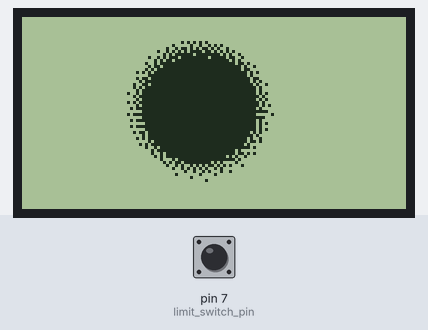
Simulated run of this sketch. Board: Arduino Uno, built with avr-gcc and run on an emulated ATmega328P. On the bench: 128×64 one-colour display. The inputs (shaded band) are chosen by the test bench; at power-on: pin 7 (limit_switch_pin) LOW. What the sketch prints to the serial monitor is not drawn.

Above: at 0.1 s.

The sketch:

Indestru_phone.ino
```cpp
#include <Arduino.h>
#include <U8g2lib.h>
#include "images.h"
#include <SPI.h>
#include <Wire.h>

const int clock_pin = 13;
const int data_pin = 11;
const int CS_pin = 10;
const int reset_pin = 8;
const int limit_switch_pin = 7;


static const unsigned char myBitmap [] PROGMEM = {
  0x00, 0x00, 0x00, 0x00, 0x00, 0x00, 0x00, 0x00, 0x00, 0x00, 0x00, 0x00,
  0x00, 0x00, 0x00, 0x00, 0x00, 0x00, 0x00, 0x00, 0x00, 0x00, 0x00, 0x00,
  0x00, 0x00, 0x00, 0x00, 0x00, 0x00, 0x00, 0x00, 0x00, 0x00, 0x00, 0x00,
  0x00, 0x00, 0x00, 0x00, 0x00, 0x00, 0x00, 0x00, 0x00, 0x00, 0x00, 0x00,
  0x00, 0x00, 0x00, 0x00, 0x00, 0x00, 0x00, 0x00, 0x00, 0x00, 0x00, 0x00,
  0x00, 0x00, 0x00, 0x00, 0x00, 0x00, 0x00, 0x00, 0x00, 0x00, 0x00, 0x00,
  0x00, 0x00, 0x00, 0x00, 0x00, 0x00, 0x00, 0x00, 0x00, 0x00, 0x00, 0x00,
  0x00, 0x00, 0x00, 0x00, 0x00, 0x00, 0x00, 0x00, 0x00, 0x00, 0x00, 0x00,
  0x00, 0x00, 0x00, 0x00, 0x00, 0x00, 0x00, 0x00, 0x00, 0x00, 0x00, 0x00,
  0x00, 0x00, 0x00, 0x00, 0x00, 0x00, 0x00, 0x00, 0x00, 0x00, 0x00, 0x00,
  0x00, 0x00, 0x00, 0x00, 0x00, 0x00, 0x00, 0x00, 0x00, 0x00, 0x00, 0x00,
  0x00, 0x00, 0xa0, 0x2a, 0x00, 0x00, 0x00, 0x00, 0x00, 0x00, 0x00, 0x00,
  0x00, 0x00, 0x00, 0x00, 0x00, 0x00, 0x04, 0x49, 0x05, 0x00, 0x00, 0x00,
  0x00, 0x00, 0x00, 0x00, 0x00, 0x00, 0x00, 0x00, 0x00, 0x00, 0x69, 0xb5,
  0x12, 0x00, 0x00, 0x00, 0x00, 0x00, 0x00, 0x00, 0x00, 0x00, 0x00, 0x00,
  0x00, 0x20, 0x55, 0x6f, 0x55, 0x00, 0x00, 0x00, 0x00, 0x00, 0x00, 0x00,
  0x00, 0x00, 0x00, 0x00, 0x00, 0x80, 0xfa, 0xfd, 0x2b, 0x01, 0x00, 0x00,
  0x00, 0x00, 0x00, 0x00, 0x00, 0x00, 0x00, 0x00, 0x00, 0xa4, 0xee, 0xbf,
  0x6f, 0x02, 0x00, 0x00, 0x00, 0x00, 0x00, 0x00, 0x00, 0x00, 0x00, 0x00,
  0x00, 0x50, 0xfb, 0xff, 0x5f, 0x01, 0x00, 0x00, 0x00, 0x00, 0x00, 0x00,
  0x00, 0x00, 0x00, 0x00, 0x00, 0xd2, 0xff, 0xff, 0x7f, 0x0b, 0x00, 0x00,
  0x00, 0x00, 0x00, 0x00, 0x00, 0x00, 0x00, 0x00, 0x00, 0xb4, 0xff, 0xff,
  0xff, 0x25, 0x00, 0x00, 0x00, 0x00, 0x00, 0x00, 0x00, 0x00, 0x00, 0x00,
  0x00, 0xea, 0xff, 0xff, 0xff, 0x0d, 0x00, 0x00, 0x00, 0x00, 0x00, 0x00,
  0x00, 0x00, 0x00, 0x00, 0x40, 0xf5, 0xff, 0xff, 0xff, 0x57, 0x00, 0x00,
  0x00, 0x00, 0x00, 0x00, 0x00, 0x00, 0x00, 0x00, 0x00, 0xfc, 0xff, 0xff,
  0xff, 0x17, 0x00, 0x00, 0x00, 0x00, 0x00, 0x00, 0x00, 0x00, 0x00, 0x00,
  0x40, 0xfb, 0xff, 0xff, 0xff, 0x6f, 0x00, 0x00, 0x00, 0x00, 0x00, 0x00,
  0x00, 0x00, 0x00, 0x00, 0x80, 0xfe, 0xff, 0xff, 0xff, 0xaf, 0x00, 0x00,
  0x00, 0x00, 0x00, 0x00, 0x00, 0x00, 0x00, 0x00, 0x20, 0xfb, 0xff, 0xff,
  0xff, 0x5f, 0x02, 0x00, 0x00, 0x00, 0x00, 0x00, 0x00, 0x00, 0x00, 0x00,
  0xa0, 0xfe, 0xff, 0xff, 0xff, 0xbf, 0x00, 0x00, 0x00, 0x00, 0x00, 0x00,
  0x00, 0x00, 0x00, 0x00, 0x40, 0xff, 0xff, 0xff, 0xff, 0xbf, 0x00, 0x00,
  0x00, 0x00, 0x00, 0x00, 0x00, 0x00, 0x00, 0x00, 0x48, 0xff, 0xff, 0xff,
  0xff, 0xbf, 0x02, 0x00, 0x00, 0x00, 0x00, 0x00, 0x00, 0x00, 0x00, 0x00,
  0xa0, 0xff, 0xff, 0xff, 0xff, 0x7f, 0x01, 0x00, 0x00, 0x00, 0x00, 0x00,
  0x00, 0x00, 0x00, 0x00, 0x40, 0xff, 0xff, 0xff, 0xff, 0xbf, 0x02, 0x00,
  0x00, 0x00, 0x00, 0x00, 0x00, 0x00, 0x00, 0x00, 0xa8, 0xff, 0xff, 0xff,
  0xff, 0x7f, 0x01, 0x00, 0x00, 0x00, 0x00, 0x00, 0x00, 0x00, 0x00, 0x00,
  0x40, 0xff, 0xff, 0xff, 0xff, 0x7f, 0x05, 0x00, 0x00, 0x00, 0x00, 0x00,
  0x00, 0x00, 0x00, 0x00, 0xd0, 0xff, 0xff, 0xff, 0xff, 0xbf, 0x00, 0x00,
  0x00, 0x00, 0x00, 0x00, 0x00, 0x00, 0x00, 0x00, 0x00, 0xff, 0xff, 0xff,
  0xff, 0xff, 0x03, 0x00, 0x00, 0x00, 0x00, 0x00, 0x00, 0x00, 0x00, 0x00,
  0xe8, 0xff, 0xff, 0xff, 0xff, 0x3f, 0x08, 0x00, 0x00, 0x00, 0x00, 0x00,
  0x00, 0x00, 0x00, 0x00, 0x00, 0xff, 0xff, 0xff, 0xff, 0xff, 0x01, 0x00,
  0x00, 0x00, 0x00, 0x00, 0x00, 0x00, 0x00, 0x00, 0xd0, 0xff, 0xff, 0xff,
  0xff, 0xbf, 0x00, 0x00, 0x00, 0x00, 0x00, 0x00, 0x00, 0x00, 0x00, 0x00,
  0x00, 0xfe, 0xff, 0xff, 0xff, 0xbf, 0x02, 0x00, 0x00, 0x00, 0x00, 0x00,
  0x00, 0x00, 0x00, 0x00, 0xd0, 0xff, 0xff, 0xff, 0xff, 0xbf, 0x00, 0x00,
  0x00, 0x00, 0x00, 0x00, 0x00, 0x00, 0x00, 0x00, 0x00, 0xfe, 0xff, 0xff,
  0xff, 0xbf, 0x02, 0x00, 0x00, 0x00, 0x00, 0x00, 0x00, 0x00, 0x00, 0x00,
  0xa0, 0xfd, 0xff, 0xff, 0xff, 0xaf, 0x00, 0x00, 0x00, 0x00, 0x00, 0x00,
  0x00, 0x00, 0x00, 0x00, 0x00, 0xfd, 0xff, 0xff, 0xff, 0x5f, 0x00, 0x00,
  0x00, 0x00, 0x00, 0x00, 0x00, 0x00, 0x00, 0x00, 0x40, 0xfd, 0xff, 0xff,
  0xff, 0x97, 0x00, 0x00, 0x00, 0x00, 0x00, 0x00, 0x00, 0x00, 0x00, 0x00,
  0x00, 0xf4, 0xff, 0xff, 0xff, 0xb7, 0x00, 0x00, 0x00, 0x00, 0x00, 0x00,
  0x00, 0x00, 0x00, 0x00, 0x80, 0xfa, 0xff, 0xff, 0xff, 0x0b, 0x00, 0x00,
  0x00, 0x00, 0x00, 0x00, 0x00, 0x00, 0x00, 0x00, 0x00, 0xd2, 0xff, 0xff,
  0xff, 0x2f, 0x00, 0x00, 0x00, 0x00, 0x00, 0x00, 0x00, 0x00, 0x00, 0x00,
  0x00, 0xe8, 0xff, 0xff, 0x7f, 0x01, 0x00, 0x00, 0x00, 0x00, 0x00, 0x00,
  0x00, 0x00, 0x00, 0x00, 0x00, 0x48, 0xff, 0xff, 0x7f, 0x2b, 0x00, 0x00,
  0x00, 0x00, 0x00, 0x00, 0x00, 0x00, 0x00, 0x00, 0x00, 0x50, 0xff, 0xff,
  0xaf, 0x04, 0x00, 0x00, 0x00, 0x00, 0x00, 0x00, 0x00, 0x00, 0x00, 0x00,
  0x00, 0x40, 0xf4, 0xff, 0x7f, 0x01, 0x00, 0x00, 0x00, 0x00, 0x00, 0x00,
  0x00, 0x00, 0x00, 0x00, 0x00, 0x80, 0xda, 0x7f, 0x85, 0x00, 0x00, 0x00,
  0x00, 0x00, 0x00, 0x00, 0x00, 0x00, 0x00, 0x00, 0x00, 0x00, 0x29, 0xd5,
  0x2a, 0x02, 0x00, 0x00, 0x00, 0x00, 0x00, 0x00, 0x00, 0x00, 0x00, 0x00,
  0x00, 0x00, 0xa4, 0x2a, 0x05, 0x00, 0x00, 0x00, 0x00, 0x00, 0x00, 0x00,
  0x00, 0x00, 0x00, 0x00, 0x00, 0x00, 0x40, 0x52, 0x24, 0x00, 0x00, 0x00,
  0x00, 0x00, 0x00, 0x00, 0x00, 0x00, 0x00, 0x00, 0x00, 0x00, 0x08, 0x08,
  0x01, 0x00, 0x00, 0x00, 0x00, 0x00, 0x00, 0x00, 0x00, 0x00, 0x00, 0x00,
  0x00, 0x00, 0x00, 0x01, 0x00, 0x00, 0x00, 0x00, 0x00, 0x00, 0x00, 0x00,
  0x00, 0x00, 0x00, 0x00, 0x00, 0x00, 0x00, 0x20, 0x00, 0x00, 0x00, 0x00,
  0x00, 0x00, 0x00, 0x00, 0x00, 0x00, 0x00, 0x00, 0x00, 0x00, 0x00, 0x00,
  0x00, 0x00, 0x00, 0x00, 0x00, 0x00, 0x00, 0x00, 0x00, 0x00, 0x00, 0x00,
  0x00, 0x00, 0x00, 0x00, 0x00, 0x00, 0x00, 0x00, 0x00, 0x00, 0x00, 0x00,
  0x00, 0x00, 0x00, 0x00, 0x00, 0x00, 0x00, 0x00, 0x00, 0x00, 0x00, 0x00,
  0x00, 0x00, 0x00, 0x00, 0x00, 0x00, 0x00, 0x00, 0x00, 0x00, 0x00, 0x00,
  0x00, 0x00, 0x00, 0x00, 0x00, 0x00, 0x00, 0x00, 0x00, 0x00, 0x00, 0x00,
  0x00, 0x00, 0x00, 0x00, 0x00, 0x00, 0x00, 0x00, 0x00, 0x00, 0x00, 0x00,
  0x00, 0x00, 0x00, 0x00, 0x00, 0x00, 0x00, 0x00, 0x00, 0x00, 0x00, 0x00,
  0x00, 0x00, 0x00, 0x00, 0x00, 0x00, 0x00, 0x00, 0x00, 0x00, 0x00, 0x00,
  0x00, 0x00, 0x00, 0x00, 0x00, 0x00, 0x00, 0x00, 0x00, 0x00, 0x00, 0x00,
  0x00, 0x00, 0x00, 0x00, 0x00, 0x00, 0x00, 0x00, 0x00, 0x00, 0x00, 0x00,
  0x00, 0x00, 0x00, 0x00, 0x00, 0x00, 0x00, 0x00, 0x00, 0x00, 0x00, 0x00,
  0x00, 0x00, 0x00, 0x00
};


U8G2_ST7920_128X64_F_SW_SPI u8g2(U8G2_R0, clock_pin, data_pin, CS_pin, reset_pin);


void draw(void)
{
  u8g2.drawXBMP( 0, 0, 128, 64, myBitmap);
}


void setup()
{
  // put your setup code here, to run once:
  Serial.begin(9600);
  u8g2.begin();
  u8g2.clearBuffer();
  pinMode(limit_switch_pin, INPUT);
  Serial.println('yo');

}

void loop()
{
  // put your main code here, to run repeatedly:
  u8g2.firstPage();
  do
  {
    draw();
    delay(5);
    Serial.println('yo');
    Serial.println(digitalRead(limit_switch_pin));
  } while (u8g2.nextPage());

  delay(1000);
  Serial.println('yo');
  Serial.println(digitalRead(limit_switch_pin));

}
```

images.h
```cpp
//#ifndef images_h
//#define images_h
//
//
//#include "Arduino.h"
//
//
//#endif
```

Source omitted: images.cpp (data table, 6663 bytes)
